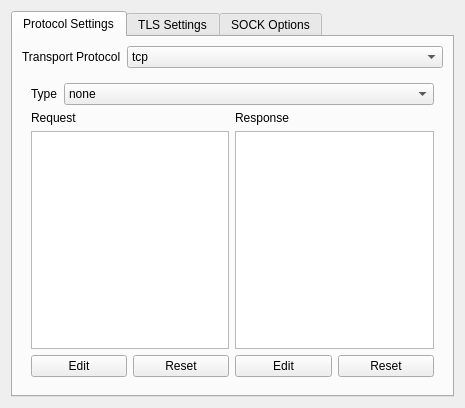
<?xml version="1.0" encoding="UTF-8"?>
<ui version="4.0">
 <class>StreamSettingsWidget</class>
 <widget class="QWidget" name="StreamSettingsWidget">
  <property name="geometry">
   <rect>
    <x>0</x>
    <y>0</y>
    <width>465</width>
    <height>408</height>
   </rect>
  </property>
  <property name="windowTitle">
   <string>Stream Settings Widget</string>
  </property>
  <layout class="QGridLayout" name="gridLayout">
   <item row="0" column="0">
    <widget class="QTabWidget" name="tabWidget">
     <property name="currentIndex">
      <number>0</number>
     </property>
     <widget class="QWidget" name="tab_3">
      <attribute name="title">
       <string>Protocol Settings</string>
      </attribute>
      <layout class="QGridLayout" name="gridLayout_3">
       <item row="1" column="0">
        <widget class="QStackedWidget" name="v2rayStackView">
         <property name="sizePolicy">
          <sizepolicy hsizetype="Minimum" vsizetype="Preferred">
           <horstretch>0</horstretch>
           <verstretch>0</verstretch>
          </sizepolicy>
         </property>
         <property name="minimumSize">
          <size>
           <width>1</width>
           <height>0</height>
          </size>
         </property>
         <property name="currentIndex">
          <number>0</number>
         </property>
         <widget class="QWidget" name="tcpStackPage">
          <layout class="QGridLayout" name="gridLayout_2" rowstretch="0,0,1,0">
           <item row="0" column="0" colspan="4">
            <layout class="QHBoxLayout" name="horizontalLayout" stretch="0,1">
             <item>
              <widget class="QLabel" name="label">
               <property name="text">
                <string>Type</string>
               </property>
              </widget>
             </item>
             <item>
              <widget class="QComboBox" name="tcpHeaderTypeCB">
               <item>
                <property name="text">
                 <string notr="true">none</string>
                </property>
               </item>
               <item>
                <property name="text">
                 <string notr="true">http</string>
                </property>
               </item>
              </widget>
             </item>
            </layout>
           </item>
           <item row="2" column="0" colspan="2">
            <widget class="QPlainTextEdit" name="tcpRequestTxt">
             <property name="sizePolicy">
              <sizepolicy hsizetype="Preferred" vsizetype="Preferred">
               <horstretch>0</horstretch>
               <verstretch>0</verstretch>
              </sizepolicy>
             </property>
             <property name="lineWrapMode">
              <enum>QPlainTextEdit::LineWrapMode::NoWrap</enum>
             </property>
             <property name="readOnly">
              <bool>true</bool>
             </property>
             <property name="plainText">
              <string/>
             </property>
             <property name="backgroundVisible">
              <bool>false</bool>
             </property>
             <property name="placeholderText">
              <string notr="true"/>
             </property>
            </widget>
           </item>
           <item row="2" column="2" colspan="2">
            <widget class="QPlainTextEdit" name="tcpRespTxt">
             <property name="sizePolicy">
              <sizepolicy hsizetype="Preferred" vsizetype="Preferred">
               <horstretch>0</horstretch>
               <verstretch>0</verstretch>
              </sizepolicy>
             </property>
             <property name="lineWrapMode">
              <enum>QPlainTextEdit::LineWrapMode::NoWrap</enum>
             </property>
             <property name="readOnly">
              <bool>true</bool>
             </property>
             <property name="plainText">
              <string/>
             </property>
             <property name="placeholderText">
              <string notr="true"/>
             </property>
            </widget>
           </item>
           <item row="3" column="0">
            <widget class="QPushButton" name="tcpRequestEditBtn">
             <property name="text">
              <string>Edit</string>
             </property>
            </widget>
           </item>
           <item row="3" column="1">
            <widget class="QPushButton" name="tcpRequestDefBtn">
             <property name="text">
              <string>Reset</string>
             </property>
            </widget>
           </item>
           <item row="3" column="2">
            <widget class="QPushButton" name="tcpResponseEditBtn">
             <property name="text">
              <string>Edit</string>
             </property>
            </widget>
           </item>
           <item row="3" column="3">
            <widget class="QPushButton" name="tcpRespDefBtn">
             <property name="text">
              <string>Reset</string>
             </property>
            </widget>
           </item>
           <item row="1" column="2" colspan="2">
            <widget class="QLabel" name="label_3">
             <property name="text">
              <string>Response</string>
             </property>
            </widget>
           </item>
           <item row="1" column="0" colspan="2">
            <widget class="QLabel" name="label_2">
             <property name="text">
              <string>Request</string>
             </property>
            </widget>
           </item>
          </layout>
         </widget>
         <widget class="QWidget" name="httpStackPage">
          <layout class="QGridLayout" name="gridLayout_8">
           <item row="0" column="0">
            <layout class="QGridLayout" name="gridLayout_10">
             <item row="0" column="0">
              <widget class="QLabel" name="label_5">
               <property name="text">
                <string>Path</string>
               </property>
              </widget>
             </item>
             <item row="0" column="1" colspan="2">
              <widget class="QLineEdit" name="httpPathTxt">
               <property name="placeholderText">
                <string notr="true">/</string>
               </property>
              </widget>
             </item>
             <item row="1" column="0">
              <widget class="QLabel" name="label_31">
               <property name="text">
                <string>Method</string>
               </property>
              </widget>
             </item>
             <item row="1" column="1" colspan="2">
              <widget class="QComboBox" name="httpMethodCB">
               <property name="editable">
                <bool>true</bool>
               </property>
               <item>
                <property name="text">
                 <string notr="true">PUT</string>
                </property>
               </item>
               <item>
                <property name="text">
                 <string notr="true">GET</string>
                </property>
               </item>
               <item>
                <property name="text">
                 <string notr="true">POST</string>
                </property>
               </item>
               <item>
                <property name="text">
                 <string notr="true">DELETE</string>
                </property>
               </item>
               <item>
                <property name="text">
                 <string notr="true">CONNECT</string>
                </property>
               </item>
               <item>
                <property name="text">
                 <string notr="true">HEAD</string>
                </property>
               </item>
               <item>
                <property name="text">
                 <string notr="true">OPTIONS</string>
                </property>
               </item>
               <item>
                <property name="text">
                 <string notr="true">PATCH</string>
                </property>
               </item>
               <item>
                <property name="text">
                 <string notr="true">TRACE</string>
                </property>
               </item>
              </widget>
             </item>
            </layout>
           </item>
           <item row="1" column="0">
            <layout class="QGridLayout" name="gridLayout_11">
             <item row="0" column="0">
              <widget class="QLabel" name="label_4">
               <property name="text">
                <string>Host</string>
               </property>
              </widget>
             </item>
             <item row="0" column="1" colspan="2">
              <widget class="QLabel" name="label_33">
               <property name="text">
                <string>Headers</string>
               </property>
              </widget>
             </item>
             <item row="1" column="0">
              <widget class="QPlainTextEdit" name="httpHostTxt">
               <property name="placeholderText">
                <string notr="true">myhost.mydomain.com</string>
               </property>
              </widget>
             </item>
             <item row="1" column="1" colspan="2">
              <widget class="QPlainTextEdit" name="httpHeadersTxt">
               <property name="sizePolicy">
                <sizepolicy hsizetype="Preferred" vsizetype="Preferred">
                 <horstretch>0</horstretch>
                 <verstretch>0</verstretch>
                </sizepolicy>
               </property>
               <property name="lineWrapMode">
                <enum>QPlainTextEdit::LineWrapMode::NoWrap</enum>
               </property>
               <property name="readOnly">
                <bool>true</bool>
               </property>
               <property name="plainText">
                <string/>
               </property>
               <property name="placeholderText">
                <string notr="true"/>
               </property>
              </widget>
             </item>
             <item row="2" column="1">
              <widget class="QPushButton" name="httpHeadersEditBtn">
               <property name="text">
                <string>Edit</string>
               </property>
              </widget>
             </item>
             <item row="2" column="2">
              <widget class="QPushButton" name="httpHeadersDefBtn">
               <property name="text">
                <string>Reset</string>
               </property>
              </widget>
             </item>
            </layout>
           </item>
          </layout>
         </widget>
         <widget class="QWidget" name="wsStackPage">
          <layout class="QGridLayout" name="gridLayout_9" rowstretch="0,0,1">
           <item row="0" column="0">
            <layout class="QFormLayout" name="formLayout_7">
             <item row="0" column="0">
              <widget class="QLabel" name="label_7">
               <property name="text">
                <string>Path</string>
               </property>
              </widget>
             </item>
             <item row="1" column="0">
              <widget class="QLabel" name="label_12">
               <property name="text">
                <string>Max Early Data</string>
               </property>
              </widget>
             </item>
             <item row="0" column="1">
              <widget class="QLineEdit" name="wsPathTxt">
               <property name="text">
                <string/>
               </property>
               <property name="placeholderText">
                <string notr="true">/wsPath</string>
               </property>
              </widget>
             </item>
             <item row="1" column="1">
              <widget class="QSpinBox" name="wsEarlyDataSB">
               <property name="minimum">
                <number>0</number>
               </property>
               <property name="maximum">
                <number>99999</number>
               </property>
               <property name="value">
                <number>1024</number>
               </property>
              </widget>
             </item>
             <item row="2" column="0">
              <widget class="QLabel" name="label_25">
               <property name="text">
                <string>Browser Forwarding</string>
               </property>
              </widget>
             </item>
             <item row="2" column="1">
              <widget class="QCheckBox" name="wsBrowserForwardCB">
               <property name="text">
                <string>Enabled</string>
               </property>
              </widget>
             </item>
             <item row="3" column="0">
              <widget class="QLabel" name="label_30">
               <property name="text">
                <string>Early Data Header Name</string>
               </property>
              </widget>
             </item>
             <item row="3" column="1">
              <widget class="QComboBox" name="wsEarlyDataHeaderNameCB">
               <item>
                <property name="text">
                 <string notr="true"/>
                </property>
               </item>
               <item>
                <property name="text">
                 <string notr="true">Sec-WebSocket-Protocol</string>
                </property>
               </item>
              </widget>
             </item>
            </layout>
           </item>
           <item row="2" column="0">
            <widget class="QPlainTextEdit" name="wsHeadersTxt">
             <property name="placeholderText">
              <string notr="true">Key|Value</string>
             </property>
            </widget>
           </item>
           <item row="1" column="0">
            <widget class="QLabel" name="label_26">
             <property name="text">
              <string>Headers</string>
             </property>
            </widget>
           </item>
          </layout>
         </widget>
         <widget class="QWidget" name="mKCPStackPage">
          <layout class="QFormLayout" name="formLayout_5">
           <item row="0" column="0">
            <widget class="QLabel" name="label_16">
             <property name="text">
              <string>Header</string>
             </property>
            </widget>
           </item>
           <item row="0" column="1">
            <widget class="QComboBox" name="kcpHeaderType">
             <property name="sizePolicy">
              <sizepolicy hsizetype="MinimumExpanding" vsizetype="Fixed">
               <horstretch>0</horstretch>
               <verstretch>0</verstretch>
              </sizepolicy>
             </property>
             <item>
              <property name="text">
               <string notr="true">none</string>
              </property>
             </item>
             <item>
              <property name="text">
               <string notr="true">srtp</string>
              </property>
             </item>
             <item>
              <property name="text">
               <string notr="true">utp</string>
              </property>
             </item>
             <item>
              <property name="text">
               <string notr="true">wechat-video</string>
              </property>
             </item>
             <item>
              <property name="text">
               <string notr="true">dtls</string>
              </property>
             </item>
             <item>
              <property name="text">
               <string notr="true">wireguard</string>
              </property>
             </item>
             <item>
              <property name="text">
               <string>dns</string>
              </property>
             </item>
            </widget>
           </item>
           <item row="1" column="0">
            <widget class="QLabel" name="label_13">
             <property name="text">
              <string>Seed</string>
             </property>
            </widget>
           </item>
           <item row="1" column="1">
            <widget class="QLineEdit" name="kcpSeedTxt"/>
           </item>
           <item row="3" column="0">
            <widget class="QLabel" name="label_23">
             <property name="text">
              <string>Capacity</string>
             </property>
             <property name="alignment">
              <set>Qt::AlignmentFlag::AlignRight|Qt::AlignmentFlag::AlignTrailing|Qt::AlignmentFlag::AlignVCenter</set>
             </property>
            </widget>
           </item>
           <item row="3" column="1">
            <layout class="QHBoxLayout" name="horizontalLayout_5" stretch="1,1">
             <item>
              <widget class="QSpinBox" name="kcpUploadCapacSB">
               <property name="suffix">
                <string notr="true"> MB/s</string>
               </property>
               <property name="prefix">
                <string>Up: </string>
               </property>
               <property name="maximum">
                <number>4096</number>
               </property>
               <property name="value">
                <number>5</number>
               </property>
              </widget>
             </item>
             <item>
              <widget class="QSpinBox" name="kcpDownCapacitySB">
               <property name="minimumSize">
                <size>
                 <width>80</width>
                 <height>0</height>
                </size>
               </property>
               <property name="suffix">
                <string notr="true"> MB/s</string>
               </property>
               <property name="prefix">
                <string>Down: </string>
               </property>
               <property name="maximum">
                <number>4096</number>
               </property>
               <property name="value">
                <number>20</number>
               </property>
              </widget>
             </item>
            </layout>
           </item>
           <item row="4" column="0">
            <widget class="QLabel" name="label_22">
             <property name="text">
              <string>Buffer Size</string>
             </property>
             <property name="alignment">
              <set>Qt::AlignmentFlag::AlignRight|Qt::AlignmentFlag::AlignTrailing|Qt::AlignmentFlag::AlignVCenter</set>
             </property>
            </widget>
           </item>
           <item row="4" column="1">
            <layout class="QHBoxLayout" name="horizontalLayout_6" stretch="1,1">
             <item>
              <widget class="QSpinBox" name="kcpWriteBufferSB">
               <property name="suffix">
                <string notr="true"> MB</string>
               </property>
               <property name="prefix">
                <string>Write Size: </string>
               </property>
               <property name="maximum">
                <number>1024</number>
               </property>
               <property name="value">
                <number>2</number>
               </property>
              </widget>
             </item>
             <item>
              <widget class="QSpinBox" name="kcpReadBufferSB">
               <property name="suffix">
                <string notr="true"> MB</string>
               </property>
               <property name="prefix">
                <string>Read Size: </string>
               </property>
               <property name="maximum">
                <number>1024</number>
               </property>
               <property name="value">
                <number>2</number>
               </property>
              </widget>
             </item>
            </layout>
           </item>
           <item row="5" column="0">
            <widget class="QLabel" name="label_24">
             <property name="text">
              <string>Congestion</string>
             </property>
            </widget>
           </item>
           <item row="5" column="1">
            <widget class="QCheckBox" name="kcpCongestionCB">
             <property name="text">
              <string>Congestion</string>
             </property>
            </widget>
           </item>
           <item row="6" column="0">
            <widget class="QLabel" name="label_15">
             <property name="text">
              <string>Options</string>
             </property>
            </widget>
           </item>
           <item row="6" column="1">
            <layout class="QHBoxLayout" name="horizontalLayout_3">
             <item>
              <widget class="QLabel" name="label_8">
               <property name="text">
                <string>MTU</string>
               </property>
              </widget>
             </item>
             <item>
              <widget class="QSpinBox" name="kcpMTU">
               <property name="sizePolicy">
                <sizepolicy hsizetype="MinimumExpanding" vsizetype="Fixed">
                 <horstretch>0</horstretch>
                 <verstretch>0</verstretch>
                </sizepolicy>
               </property>
               <property name="suffix">
                <string notr="true"> B</string>
               </property>
               <property name="minimum">
                <number>576</number>
               </property>
               <property name="maximum">
                <number>1460</number>
               </property>
               <property name="value">
                <number>1350</number>
               </property>
              </widget>
             </item>
             <item>
              <widget class="QLabel" name="label_10">
               <property name="text">
                <string>TTI</string>
               </property>
              </widget>
             </item>
             <item>
              <widget class="QSpinBox" name="kcpTTI">
               <property name="sizePolicy">
                <sizepolicy hsizetype="MinimumExpanding" vsizetype="Fixed">
                 <horstretch>0</horstretch>
                 <verstretch>0</verstretch>
                </sizepolicy>
               </property>
               <property name="suffix">
                <string notr="true"> ms</string>
               </property>
               <property name="minimum">
                <number>10</number>
               </property>
               <property name="maximum">
                <number>100</number>
               </property>
               <property name="value">
                <number>50</number>
               </property>
              </widget>
             </item>
            </layout>
           </item>
           <item row="2" column="0">
            <widget class="QLabel" name="label_38">
             <property name="text">
              <string>DnsDomain</string>
             </property>
            </widget>
           </item>
           <item row="2" column="1">
            <widget class="QLineEdit" name="dnsDomainTxt"/>
           </item>
          </layout>
         </widget>
         <widget class="QWidget" name="dsStackPage">
          <layout class="QFormLayout" name="formLayout_2">
           <item row="0" column="0">
            <widget class="QLabel" name="label_17">
             <property name="text">
              <string>Path</string>
             </property>
            </widget>
           </item>
           <item row="0" column="1">
            <widget class="QLineEdit" name="dsPathTxt">
             <property name="text">
              <string/>
             </property>
             <property name="placeholderText">
              <string notr="true">/dsPath</string>
             </property>
            </widget>
           </item>
          </layout>
         </widget>
         <widget class="QWidget" name="quicStackPage">
          <layout class="QFormLayout" name="formLayout_3">
           <item row="0" column="0">
            <widget class="QLabel" name="label_18">
             <property name="text">
              <string>Security</string>
             </property>
            </widget>
           </item>
           <item row="0" column="1">
            <widget class="QComboBox" name="quicSecurityCB">
             <item>
              <property name="text">
               <string notr="true">none</string>
              </property>
             </item>
             <item>
              <property name="text">
               <string notr="true">aes-128-gcm</string>
              </property>
             </item>
             <item>
              <property name="text">
               <string notr="true">chacha20-poly1305</string>
              </property>
             </item>
            </widget>
           </item>
           <item row="1" column="0">
            <widget class="QLabel" name="label_19">
             <property name="text">
              <string>Key</string>
             </property>
            </widget>
           </item>
           <item row="1" column="1">
            <widget class="QLineEdit" name="quicKeyTxt">
             <property name="text">
              <string/>
             </property>
             <property name="placeholderText">
              <string>keys</string>
             </property>
            </widget>
           </item>
           <item row="2" column="0">
            <widget class="QLabel" name="label_20">
             <property name="text">
              <string>Headers</string>
             </property>
            </widget>
           </item>
           <item row="2" column="1">
            <widget class="QComboBox" name="quicHeaderTypeCB">
             <item>
              <property name="text">
               <string notr="true">none</string>
              </property>
             </item>
             <item>
              <property name="text">
               <string notr="true">srtp</string>
              </property>
             </item>
             <item>
              <property name="text">
               <string notr="true">utp</string>
              </property>
             </item>
             <item>
              <property name="text">
               <string notr="true">wechat-video</string>
              </property>
             </item>
             <item>
              <property name="text">
               <string notr="true">dtls</string>
              </property>
             </item>
             <item>
              <property name="text">
               <string notr="true">wireguard</string>
              </property>
             </item>
            </widget>
           </item>
           <item row="3" column="0">
            <spacer name="verticalSpacer_2">
             <property name="orientation">
              <enum>Qt::Orientation::Vertical</enum>
             </property>
             <property name="sizeHint" stdset="0">
              <size>
               <width>20</width>
               <height>40</height>
              </size>
             </property>
            </spacer>
           </item>
          </layout>
         </widget>
         <widget class="QWidget" name="grpcStackPage">
          <layout class="QFormLayout" name="formLayout_6">
           <item row="0" column="0">
            <widget class="QLabel" name="label_11">
             <property name="text">
              <string>Service Name</string>
             </property>
            </widget>
           </item>
           <item row="0" column="1">
            <widget class="QLineEdit" name="grpcServiceNameTxt"/>
           </item>
           <item row="1" column="0">
            <widget class="QLabel" name="modeLabel">
             <property name="text">
              <string>Mode</string>
             </property>
            </widget>
           </item>
           <item row="1" column="1">
            <widget class="QComboBox" name="grpcModeCB">
             <item>
              <property name="text">
               <string notr="true">gun</string>
              </property>
             </item>
             <item>
              <property name="text">
               <string notr="true">multi</string>
              </property>
             </item>
            </widget>
           </item>
          </layout>
         </widget>
        </widget>
       </item>
       <item row="0" column="0">
        <layout class="QHBoxLayout" name="horizontalLayout_2" stretch="0,1">
         <item>
          <widget class="QLabel" name="transportLabel">
           <property name="text">
            <string>Transport Protocol</string>
           </property>
          </widget>
         </item>
         <item>
          <widget class="QComboBox" name="transportCombo">
           <item>
            <property name="text">
             <string notr="true">tcp</string>
            </property>
           </item>
           <item>
            <property name="text">
             <string notr="true">http</string>
            </property>
           </item>
           <item>
            <property name="text">
             <string notr="true">ws</string>
            </property>
           </item>
           <item>
            <property name="text">
             <string notr="true">kcp</string>
            </property>
           </item>
           <item>
            <property name="text">
             <string notr="true">domainsocket</string>
            </property>
           </item>
           <item>
            <property name="text">
             <string notr="true">quic</string>
            </property>
           </item>
           <item>
            <property name="text">
             <string notr="true">grpc</string>
            </property>
           </item>
          </widget>
         </item>
        </layout>
       </item>
      </layout>
     </widget>
     <widget class="QWidget" name="tab">
      <attribute name="title">
       <string>TLS Settings</string>
      </attribute>
      <layout class="QFormLayout" name="formLayout">
       <item row="2" column="0" colspan="2">
        <widget class="QScrollArea" name="securityScrollArea">
         <property name="widgetResizable">
          <bool>true</bool>
         </property>
         <widget class="QWidget" name="scrollAreaWidgetContents">
          <property name="geometry">
           <rect>
            <x>0</x>
            <y>-86</y>
            <width>425</width>
            <height>348</height>
           </rect>
          </property>
          <layout class="QHBoxLayout" name="horizontalLayout_4">
           <item>
            <layout class="QFormLayout" name="formLayout_8">
             <item row="0" column="0">
              <widget class="QLabel" name="label_6">
               <property name="text">
                <string>Server Address (SNI)</string>
               </property>
              </widget>
             </item>
             <item row="0" column="1">
              <widget class="QLineEdit" name="serverNameTxt"/>
             </item>
             <item row="1" column="0">
              <widget class="QLabel" name="label_37">
               <property name="text">
                <string>Fingerprint</string>
               </property>
              </widget>
             </item>
             <item row="1" column="1">
              <widget class="QLineEdit" name="fingerprintTxt"/>
             </item>
             <item row="2" column="0" colspan="2">
              <widget class="QGroupBox" name="tlsGroupBox">
               <property name="title">
                <string>tls</string>
               </property>
               <layout class="QFormLayout" name="formLayout_11">
                <item row="4" column="0">
                 <widget class="QLabel" name="label_14">
                  <property name="text">
                   <string>ALPN</string>
                  </property>
                 </widget>
                </item>
                <item row="6" column="0">
                 <widget class="QLabel" name="label_9">
                  <property name="text">
                   <string>Certificates</string>
                  </property>
                 </widget>
                </item>
                <item row="4" column="1">
                 <widget class="QLineEdit" name="alpnTxt"/>
                </item>
                <item row="6" column="1">
                 <widget class="QPushButton" name="openCertEditorBtn">
                  <property name="enabled">
                   <bool>false</bool>
                  </property>
                  <property name="toolTip">
                   <string notr="true">Not Implemented</string>
                  </property>
                  <property name="text">
                   <string>Open Certificate Editor</string>
                  </property>
                 </widget>
                </item>
                <item row="7" column="0" colspan="2">
                 <widget class="QPushButton" name="pinnedPeerCertificateChainSha256Btn">
                  <property name="text">
                   <string>Open pinnedPeerCertificateChainSha256 Editor</string>
                  </property>
                 </widget>
                </item>
                <item row="2" column="0" colspan="2">
                 <widget class="QCheckBox" name="disableSystemRoot">
                  <property name="text">
                   <string>Disable System Root Certificates</string>
                  </property>
                 </widget>
                </item>
                <item row="1" column="0" colspan="2">
                 <widget class="QCheckBox" name="enableSessionResumptionCB">
                  <property name="text">
                   <string>Enable Session Resumption</string>
                  </property>
                  <property name="checked">
                   <bool>false</bool>
                  </property>
                 </widget>
                </item>
                <item row="0" column="0" colspan="2">
                 <widget class="QCheckBox" name="allowInsecureCB">
                  <property name="enabled">
                   <bool>false</bool>
                  </property>
                  <property name="toolTip">
                   <string>AllowInsecure is insecure, do not allow insecure.</string>
                  </property>
                  <property name="text">
                   <string>Allow Insecure Certificates</string>
                  </property>
                 </widget>
                </item>
               </layout>
              </widget>
             </item>
             <item row="3" column="0" colspan="2">
              <widget class="QGroupBox" name="realityGroupBox">
               <property name="title">
                <string>reality</string>
               </property>
               <layout class="QFormLayout" name="formLayout_12">
                <item row="0" column="0">
                 <widget class="QLabel" name="label_34">
                  <property name="text">
                   <string>PublicKey</string>
                  </property>
                 </widget>
                </item>
                <item row="0" column="1">
                 <widget class="QLineEdit" name="publicKeyTxt"/>
                </item>
                <item row="1" column="0">
                 <widget class="QLabel" name="label_35">
                  <property name="text">
                   <string>ShortIds</string>
                  </property>
                 </widget>
                </item>
                <item row="1" column="1">
                 <widget class="QLineEdit" name="shortIdsTxt"/>
                </item>
                <item row="2" column="0">
                 <widget class="QLabel" name="label_36">
                  <property name="text">
                   <string>spiderX</string>
                  </property>
                 </widget>
                </item>
                <item row="2" column="1">
                 <widget class="QLineEdit" name="spiderXTxt"/>
                </item>
               </layout>
              </widget>
             </item>
            </layout>
           </item>
          </layout>
         </widget>
        </widget>
       </item>
       <item row="0" column="0">
        <widget class="QLabel" name="label_21">
         <property name="text">
          <string>Security Type</string>
         </property>
        </widget>
       </item>
       <item row="0" column="1">
        <widget class="QComboBox" name="securityTypeCB">
         <item>
          <property name="text">
           <string notr="true">none</string>
          </property>
         </item>
         <item>
          <property name="text">
           <string notr="true">tls</string>
          </property>
         </item>
         <item>
          <property name="text">
           <string notr="true">reality</string>
          </property>
         </item>
        </widget>
       </item>
      </layout>
     </widget>
     <widget class="QWidget" name="tab_2">
      <attribute name="title">
       <string>SOCK Options</string>
      </attribute>
      <layout class="QFormLayout" name="formLayout_4">
       <item row="0" column="0">
        <widget class="QLabel" name="label_28">
         <property name="text">
          <string>Mark</string>
         </property>
        </widget>
       </item>
       <item row="0" column="1">
        <widget class="QSpinBox" name="soMarkSpinBox">
         <property name="maximum">
          <number>255</number>
         </property>
        </widget>
       </item>
       <item row="1" column="0">
        <widget class="QLabel" name="label_29">
         <property name="text">
          <string>TCP Fast Open</string>
         </property>
        </widget>
       </item>
       <item row="1" column="1">
        <widget class="QCheckBox" name="tcpFastOpenCB">
         <property name="text">
          <string>Enabled</string>
         </property>
        </widget>
       </item>
       <item row="2" column="0">
        <widget class="QLabel" name="label_27">
         <property name="text">
          <string>tProxy Mode</string>
         </property>
        </widget>
       </item>
       <item row="2" column="1">
        <widget class="QComboBox" name="tProxyCB">
         <item>
          <property name="text">
           <string notr="true">off</string>
          </property>
         </item>
         <item>
          <property name="text">
           <string notr="true">redirect</string>
          </property>
         </item>
         <item>
          <property name="text">
           <string notr="true">tproxy</string>
          </property>
         </item>
        </widget>
       </item>
       <item row="3" column="0">
        <widget class="QLabel" name="label_32">
         <property name="text">
          <string>TCP Keepalive Interval</string>
         </property>
        </widget>
       </item>
       <item row="3" column="1">
        <widget class="QSpinBox" name="tcpKeepAliveIntervalSpinBox">
         <property name="maximum">
          <number>2147483647</number>
         </property>
        </widget>
       </item>
      </layout>
     </widget>
    </widget>
   </item>
  </layout>
 </widget>
 <tabstops>
  <tabstop>transportCombo</tabstop>
  <tabstop>tcpHeaderTypeCB</tabstop>
  <tabstop>tcpRequestTxt</tabstop>
  <tabstop>tcpRespTxt</tabstop>
  <tabstop>tcpRequestEditBtn</tabstop>
  <tabstop>tcpRequestDefBtn</tabstop>
  <tabstop>tcpResponseEditBtn</tabstop>
  <tabstop>tcpRespDefBtn</tabstop>
  <tabstop>httpPathTxt</tabstop>
  <tabstop>httpHostTxt</tabstop>
  <tabstop>wsHeadersTxt</tabstop>
  <tabstop>kcpUploadCapacSB</tabstop>
  <tabstop>kcpDownCapacitySB</tabstop>
  <tabstop>dsPathTxt</tabstop>
  <tabstop>quicSecurityCB</tabstop>
  <tabstop>quicKeyTxt</tabstop>
  <tabstop>quicHeaderTypeCB</tabstop>
  <tabstop>soMarkSpinBox</tabstop>
  <tabstop>tcpFastOpenCB</tabstop>
  <tabstop>tProxyCB</tabstop>
 </tabstops>
 <resources/>
 <connections/>
</ui>
